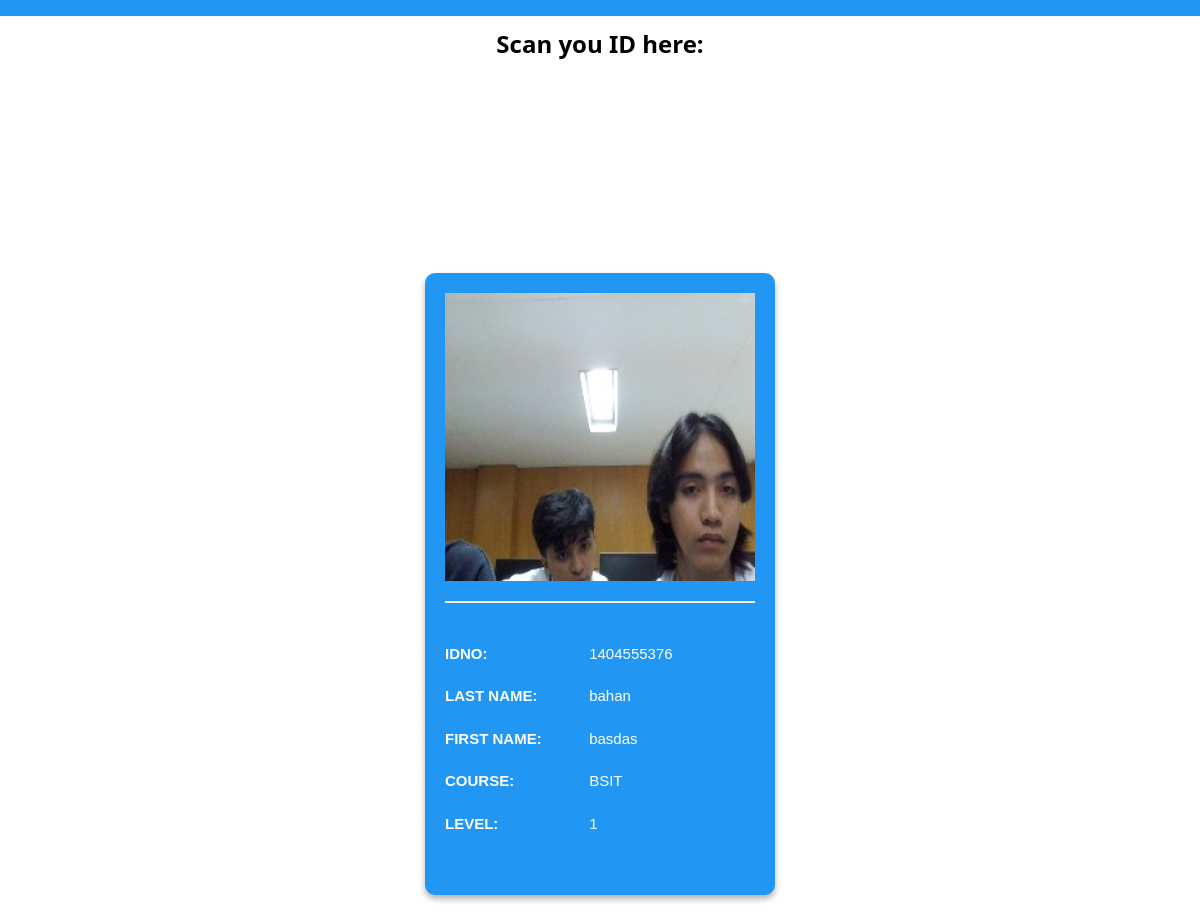
The app's page /student/1404555376 with its own data.
### tables this page shows
CREATE TABLE students (
    idno INTEGER PRIMARY KEY,
    firstname TEXT NOT NULL,
    lastname TEXT NOT NULL,
    course TEXT,
    level TEXT,
    image TEXT
);

### app.py (the view)
@app.route("/student/<int:student_id>")
def student_details(student_id):
    student = get_student(student_id)
    if not student:
        flash("Student not found.")
        return redirect('/')
    return render_template('attendancechecker.html', student=[student])

### app.py (called while the page is built)
def get_student(student_id):
    conn = sqlite3.connect('studentchecker.db')
    cursor = conn.cursor()
    cursor.execute("SELECT idno, lastname, firstname, course, level, image FROM students WHERE idno = ?", (student_id,))
    student = cursor.fetchone()  # Fetch one record
    conn.close()
    if student:
        return {
            'idno': student[0],
            'lastname': student[1],
            'firstname': student[2],
            'course': student[3],
            'level': student[4],
            'image': student[5]  # Assuming this is the correct path
        }
    return None

### templates/attendancechecker.html (shortened to what this page needs)
<!DOCTYPE html>
<html>
	<head>
		<link rel="stylesheet" href="{{ url_for('static',filename='css/w3.css')}}">
	</head>
	<body onload="myfocus()">
		<div class="w3-bar w3-container w3-padding w3-blue" style="display: flex; align-items: center; justify-content: space-between;">
		</div>
<h3 class="w3-center"><b>Scan you ID here:</b></h3>
<div id="student-details">
    {% if student %}
    <div class="student-info-container w3-gray-200">
        {% for student in student %}
            <div class="student-card w3-card w3-blue" >
                <img src="{{ url_for('static', filename='images/' + student['image'].split('/')[-1]) }}" alt="Student Image">
                <div class="info">
                    <p><span class="label">IDNO:</span> <span class="value">{{ student.idno }}</span></p>
                    <p><span class="label">Last Name:</span> <span class="value">{{ student.lastname }}</span></p>
                    <p><span class="label">First Name:</span> <span class="value">{{ student.firstname }}</span></p>
                    <p><span class="label">Course:</span> <span class="value">{{ student.course }}</span></p>
                    <p><span class="label">Level:</span> <span class="value">{{ student.level }}</span></p>
                </div>
            </div>
        {% endfor %}
    </div>
{% endif %}
</div>
    </body>
    </html>

### static/css/w3.css (style rules this page uses)
html { box-sizing:border-box }
*,*:before,*:after { box-sizing:inherit }
html { -ms-text-size-adjust:100%;-webkit-text-size-adjust:100% }
body { margin:0 }
b,strong { font-weight:bolder }
img { border-style:none }
html,body { font-family:Verdana,sans-serif;font-size:15px;line-height:1.5 }
html { overflow-x:hidden }
h3 { font-size:24px }
h1,h2,h3,h4,h5,h6 { font-family:"Segoe UI",Arial,sans-serif;font-weight:400;margin:10px 0 }
img { vertical-align:middle }
.w3-bar { width:100%;overflow:hidden }
.w3-container:after,.w3-container:before,.w3-panel:after,.w3-panel:before,.w3-row:after,.w3-row:before,.w3-row-padding:after,.w3-row-padding:before, .w3-cell-row:before,.w3-cell-row:after,.w3-clear:after,.w3-clear:before,.w3-bar:before,.w3-bar:after { content:"";display:table;clear:both }
.w3-container,.w3-panel { padding:0.01em 16px }
.w3-card,.w3-card-2 { box-shadow:0 2px 5px 0 rgba(0,0,0,0.16),0 2px 10px 0 rgba(0,0,0,0.12) }
.w3-center { text-align:center!important }
.w3-padding { padding:8px 16px!important }
.w3-blue,.w3-hover-blue:hover { color:#fff!important;background-color:#2196F3!important }

### templates/attendancechecker.html (style rules this page uses)
body { background: url('/mnt/data/1.jpg') no-repeat center center fixed; background-size: cover; }
.student-info-container { display: flex; flex-wrap: wrap; justify-content: center; gap: 30px; margin-top: 30px; }
.student-card { width: 350px; background-color: rgba(0, 0, 0, 0.7); border-radius: 10px; box-shadow: 0 4px 6px rgba(0, 0, 0, 0.3); overflow: hidden; text-align: left; padding: 20px; transition: transform 0.3s ease-in-out; margin-bottom: 30px; color: #fff; }
.student-card img { width: 100%; height: 310px; object-fit: cover; border-bottom: 2px solid #f1f1f1; }
.student-card .info { padding: 20px 0; }
.student-card .info p { margin: 20px 0; color: #fff; font-size: 1rem; }
.student-card .info .label { font-weight: bold; color: #fff; display: inline-block; width: 140px; text-align: left; text-transform: uppercase; }
.student-card .info .value { display: inline-block; color: #fff; }
img { display: block; margin-left: auto; margin-right: auto; width: 100%; padding-bottom: 20px; }

### records on screen
students: image (picture), idno "1404555376", lastname "bahan", firstname "basdas", course "BSIT", level "1"
